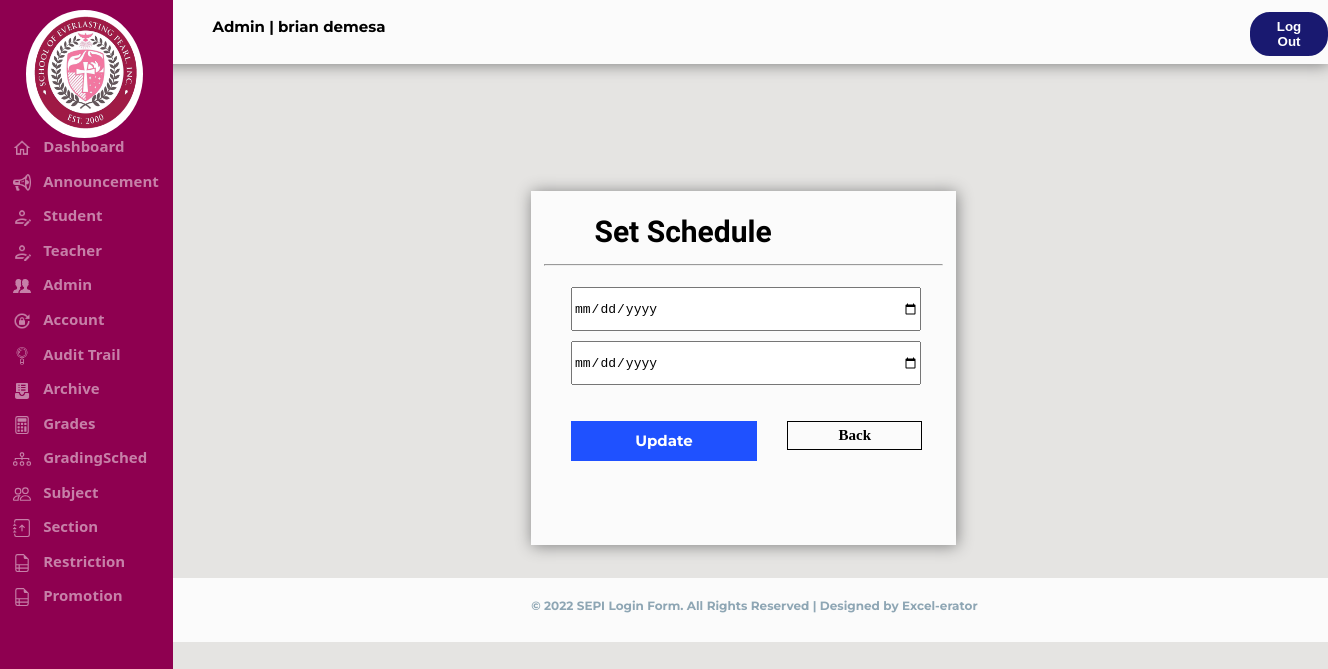
/Admin/gradingsched.php (signed in), run on an earlier commit of the app's database.
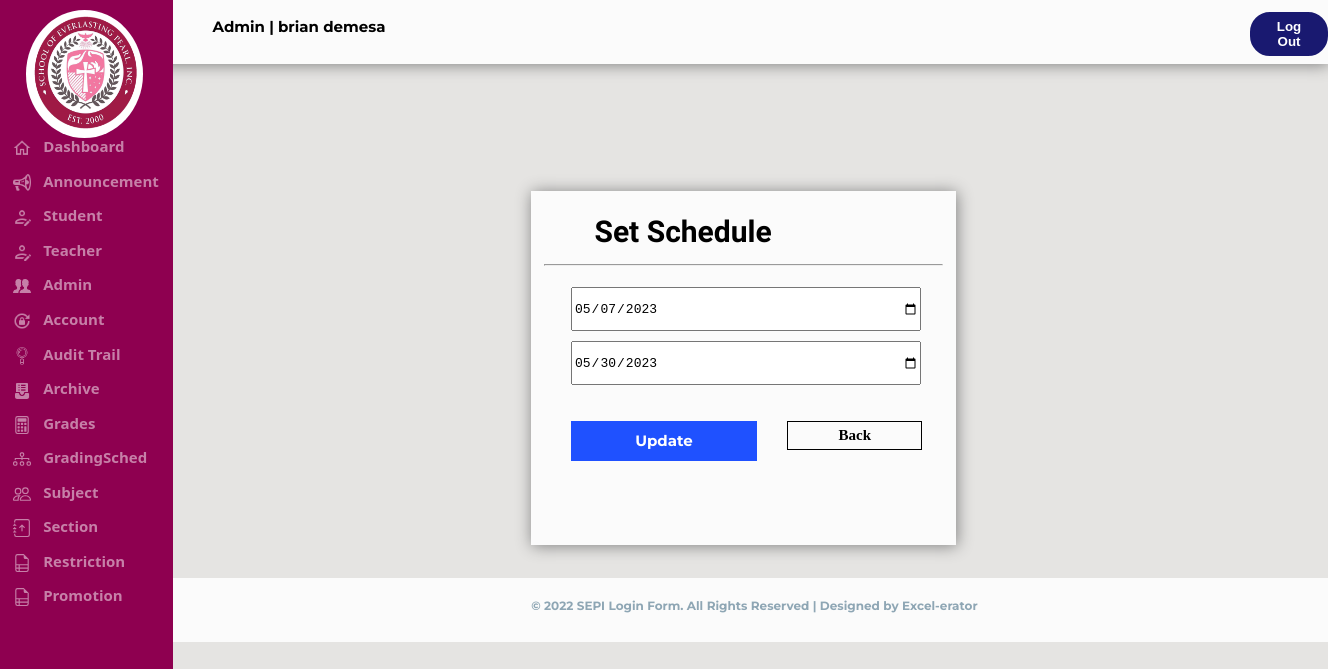
And on a later commit of the database.
### tables this page shows
CREATE TABLE `tbl_gradingsched` (
  `id` int(11) NOT NULL AUTO_INCREMENT,
  `date_from` varchar(255) DEFAULT NULL,
  `date_to` varchar(255) DEFAULT NULL,
  `grade` varchar(255) DEFAULT NULL,
  PRIMARY KEY (`id`)
);

### Admin/gradingsched.php (the view, shortened to what this page needs)
<?php
include "../sepi_connect.php";
if(!isset($_SESSION['loggedin']) || $_SESSION['loggedin'] !== true)
{
    header("refresh:0; ../Index.php");
    exit;
}
else if(isset($_SESSION['Acc_ID']))
{
    $userid = $_SESSION['Acc_ID'];
    $getrecord = mysqli_query($config,"SELECT * FROM tbl_sepi_account WHERE Acc_ID ='$userid'");
    while($rowedit = mysqli_fetch_assoc($getrecord))
    {
        $type = $rowedit['Role'];
        $name = $rowedit['Fname']." ".$rowedit['Lname'];
    }
}
$query = "SELECT * FROM tbl_gradingsched";
$result = mysqli_query($config, $query);
$row = mysqli_fetch_assoc($result);
$date_from = $row['date_from'];
$date_to = $row['date_to'];
?>
<!DOCTYPE html>
<html>
<head>
    <link rel="stylesheet" href="../Css/sepi.css">
</head>
<body style="background-color:#E5E4E2">
    <div class="header">
        <p class="displayname"><?php echo "$type" ?> | <?php echo "$name" ?></p>
        <form method="POST" action="logout.php">
            <button type="submit" name="logout" class="logout">Log Out</button>
        </form>
    </div>
    <div class="footer">
        <h6 id="footer">© 2022 SEPI Login Form. All Rights Reserved | Designed by Excel-erator</h6>
    </div>
    <form method="POST" action="gradingsched.php" enctype="multipart/form-data">
        <?php include_once('SideNav.php'); ?>
        <div class="announceadddiv">
            <h1 id="announceaddfont">Set Schedule</h1>
            <hr class="announceaddline">
            <input type="date" name="date_from" placeholder="Date" autocomplete="off" size="50" class="addannouncemntfield" value="<?php echo $date_from; ?>"><br><br><br>
            <input type="date" name="date_to" placeholder="Date" autocomplete="off" size="50" class="addannouncemntfield" value="<?php echo $date_to; ?>">
            <input type="submit" name="sub" value="Update" class="addannouncebtn">
            <a href="subject.php" class="addannounceback">Back</a>
        </div>
    </form>
</body>
</html>

What changed in the data, as far as the page shows it:
added tbl_gradingsched: date_from "05/07/2023", date_to "05/30/2023"
